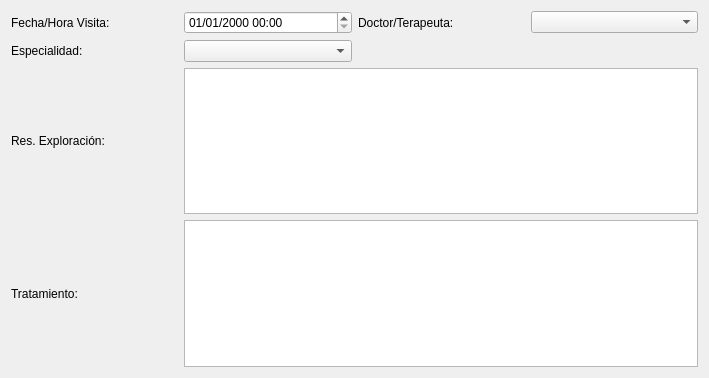
<?xml version="1.0" encoding="UTF-8"?>
<ui version="4.0">
 <class>frmVisitas</class>
 <widget class="QDialog" name="frmVisitas">
  <property name="geometry">
   <rect>
    <x>0</x>
    <y>0</y>
    <width>709</width>
    <height>378</height>
   </rect>
  </property>
  <property name="windowTitle">
   <string>Dialog</string>
  </property>
  <layout class="QGridLayout" name="gridLayout">
   <item row="0" column="0">
    <widget class="QLabel" name="label">
     <property name="text">
      <string>Fecha/Hora Visita:</string>
     </property>
    </widget>
   </item>
   <item row="0" column="1">
    <widget class="QDateTimeEdit" name="dateTimeEdit">
     <property name="displayFormat">
      <string>dd/MM/yyyy HH:mm</string>
     </property>
    </widget>
   </item>
   <item row="0" column="2">
    <widget class="QLabel" name="label_2">
     <property name="text">
      <string>Doctor/Terapeuta:</string>
     </property>
    </widget>
   </item>
   <item row="0" column="3">
    <widget class="QComboBox" name="comboBox"/>
   </item>
   <item row="1" column="0">
    <widget class="QLabel" name="label_3">
     <property name="text">
      <string>Especialidad:</string>
     </property>
    </widget>
   </item>
   <item row="1" column="1">
    <widget class="QComboBox" name="comboBox_2"/>
   </item>
   <item row="2" column="0">
    <widget class="QLabel" name="label_4">
     <property name="text">
      <string>Res. Exploración:</string>
     </property>
    </widget>
   </item>
   <item row="2" column="1" colspan="3">
    <widget class="QTextEdit" name="textEdit"/>
   </item>
   <item row="3" column="0">
    <widget class="QLabel" name="label_5">
     <property name="text">
      <string>Tratamiento:</string>
     </property>
    </widget>
   </item>
   <item row="3" column="1" colspan="3">
    <widget class="QTextEdit" name="textEdit_2"/>
   </item>
  </layout>
 </widget>
 <resources/>
 <connections/>
</ui>
